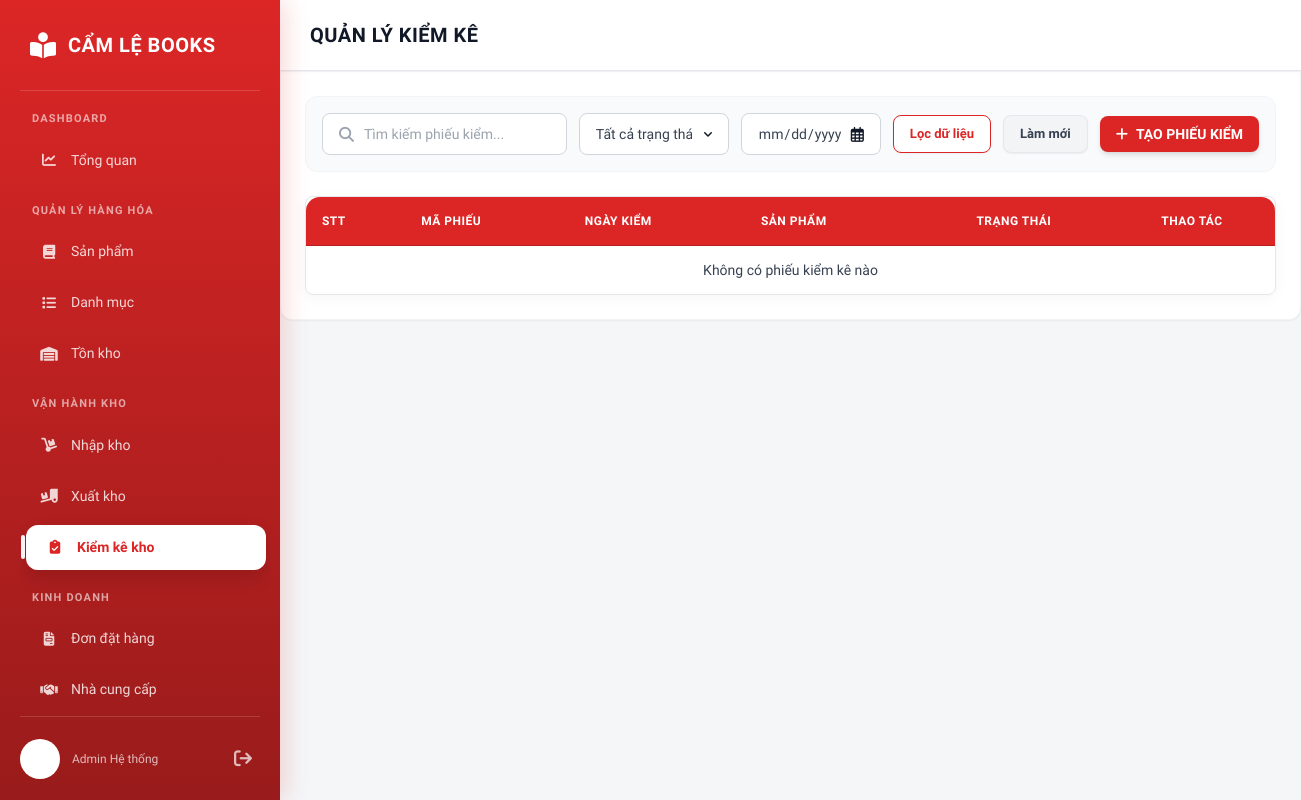
Before: /kiemke/ with the older database file.
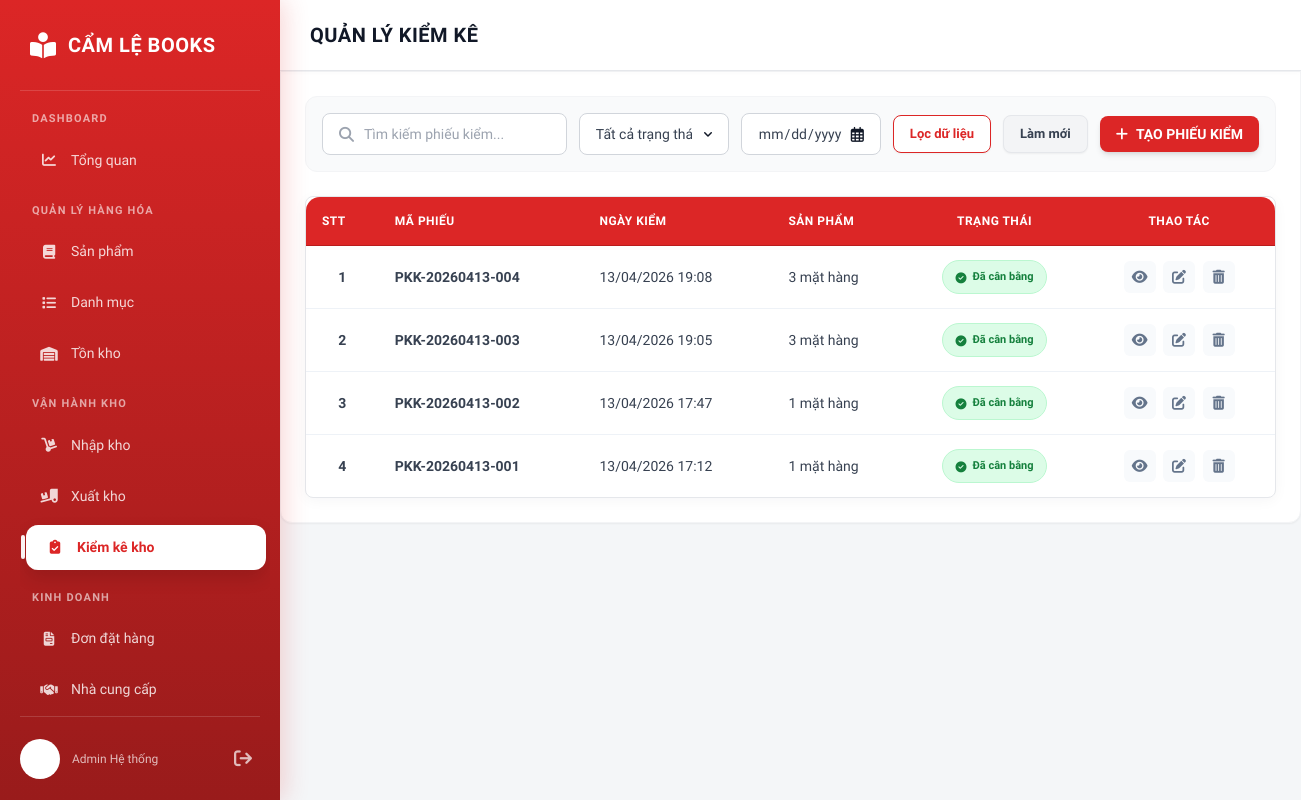
After: the same page with the newer database file.
### inventory/models.py (models this page shows)
class KiemKe(models.Model):
    maKiemKe = models.CharField(max_length=50, primary_key=True)
    ngayKiem = models.DateTimeField()
    nguoiKiem = models.CharField(max_length=100)
    trangThai = models.IntegerField()
    class Meta:
        constraints = [
            models.CheckConstraint(
                check=Q(trangThai__gte=0),
                name='kk_trangThai_gte_0'
            ),
        ]

### inventory/views/stock_views.py (the view, shortened to what this page needs)
# urls.py: path("kiemke/", kiemke, name="kiemke"),
def kiemke(request):
    inventory_checks = KiemKe.objects.prefetch_related('kiemke_ct_set__sanPham').order_by('-ngayKiem')
    products = SanPham.objects.all()
    categories = DanhMuc.objects.all()
    stock_data = {}
    for tk in TonKho.objects.all():
        stock_data[tk.sanPham_id] = tk.soluongTon
    return render(request, 'inventory/inventory/stock_check_list.html', {
        'inventory_checks': inventory_checks,
        'products': products,
        'categories': categories,
        'stock_data_json': json.dumps(stock_data)
    })

### inventory/templates/inventory/inventory/stock_check_list.html (shortened to what the changed rows need)
{% load static %}
{% load humanize %}
<!DOCTYPE html>
<html lang="vi">
<head>
    <script src="https://cdn.tailwindcss.com"></script>
    <link rel="stylesheet" href="https://cdnjs.cloudflare.com/ajax/libs/font-awesome/6.4.0/css/all.min.css">
    <link rel="stylesheet" href="{% static 'css/0.0.style.css' %}">
</head>
<body>
  <main class="main-content">
        <div class="content-header">
            <h1>QUẢN LÝ KIỂM KÊ</h1>
        </div>
            <div id="checkListView" class="view-section active">
                <div class="bg-white rounded-b-xl shadow-sm border border-gray-100 p-6">
                    <div class="table-wrapper border border-gray-200 rounded-lg">
                        <table class="w-full text-left border-collapse min-w-[900px]">
                            <thead>
                                <tr class="bg-red-50 border-b border-red-100">
                                    <th class="py-4 px-4 font-bold text-sm text-gray-800 uppercase tracking-wide">STT</th>
                                    <th class="py-4 px-4 font-bold text-sm text-gray-800 uppercase tracking-wide">Mã Phiếu</th>
                                    <th class="py-4 px-4 font-bold text-sm text-gray-800 uppercase tracking-wide">Ngày Kiểm</th>
                                    <th class="py-4 px-4 font-bold text-sm text-gray-800 uppercase tracking-wide">Sản phẩm</th>
                                    <th class="py-4 px-4 font-bold text-sm text-gray-800 uppercase tracking-wide text-center">Trạng Thái</th>
                                    <th class="py-4 px-4 font-bold text-sm text-gray-800 uppercase tracking-wide text-center">Thao tác</th>
                                </tr>
                            </thead>
                            <tbody id="checkTableBody" class="text-sm">
                                {% for check in inventory_checks %}
                                <tr class="border-b border-gray-100 hover:bg-gray-50/50 transition-colors" data-id="{{ check.maKiemKe }}">
                                    <td class="py-4 px-4 text-gray-500 text-center col-index font-bold">{{ forloop.counter }}</td>
                                    <td class="py-4 px-4 font-semibold text-gray-800">{{ check.maKiemKe }}</td>
                                    <td class="py-4 px-4 text-gray-600">{{ check.ngayKiem|date:"d/m/Y H:i" }}</td>
                                    <td class="py-4 px-4 text-gray-600">{{ check.kiemke_ct_set.count }} mặt hàng</td>
                                    <td class="py-4 px-4 text-center">
                                        {% if check.trangThai == 1 %}
                                        <span class="inline-flex items-center gap-1.5 px-3 py-1.5 rounded-full text-[11px] font-bold bg-green-100 text-green-700 border border-green-200">
                                            <i class="fa-solid fa-circle-check"></i> Đã cân bằng
                                        </span>
                                        {% elif check.trangThai == 0 %}
                                        <span class="inline-flex items-center gap-1.5 px-3 py-1.5 rounded-full text-[11px] font-bold bg-yellow-100 text-yellow-700 border border-yellow-200">
                                            <i class="fa-solid fa-clock"></i> Đang kiểm
                                        </span>
                                        {% else %}
                                        <span class="inline-flex items-center gap-1.5 px-3 py-1.5 rounded-full text-[11px] font-bold bg-red-100 text-red-700 border border-red-200">
                                            <i class="fa-solid fa-times"></i> Đã hủy
                                        </span>
                                        {% endif %}
                                    </td>
                                    <td class="py-4 px-4 text-center">
                                        <div class="action-icons">
                                            <i class="fa-solid fa-eye" onclick="viewDetail('{{ check.maKiemKe }}')" title="Xem chi tiết"></i>
                                            <i class="fa-solid fa-edit" onclick="editCheck('{{ check.maKiemKe }}')" title="Chỉnh sửa"></i>
                                            <i class="fa-solid fa-trash-can" onclick="deleteCheck('{{ check.maKiemKe }}')" title="Xóa"></i>
                                        </div>
                                    </td>
                                </tr>
                                {% empty %}
                                <tr>
                                    <td colspan="6" class="text-center py-10 text-gray-500">Không có phiếu kiểm kê nào</td>
                                </tr>
                                {% endfor %}
                            </tbody>
                        </table>
                    </div>
                </div>
            </div>
  </main>
</body>
</html>

Changed rows visible on the page:
added KiemKe: maKiemKe "PKK-20260413-004", ngayKiem "13/04/2026 19:08", kiemke_ct_set.count "3", trangThai 1 (drawn)
added KiemKe: maKiemKe "PKK-20260413-003", ngayKiem "13/04/2026 19:05", kiemke_ct_set.count "3", trangThai 1 (drawn)
added KiemKe: maKiemKe "PKK-20260413-002", ngayKiem "13/04/2026 17:47", kiemke_ct_set.count "1", trangThai 1 (drawn)
added KiemKe: maKiemKe "PKK-20260413-001", ngayKiem "13/04/2026 17:12", kiemke_ct_set.count "1", trangThai 1 (drawn)
Other visible differences:
text no longer shown: "Không có phiếu kiểm kê nào"
